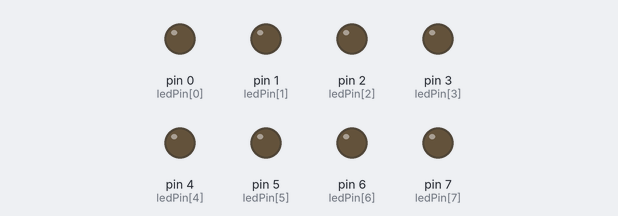
This sketch was run on a simulated Arduino Uno, built with avr-gcc and run on an emulated ATmega328P. Parts: output pins drawn as LEDs (lit = HIGH).

Above: at 0.15 s.
At 0.75 s:
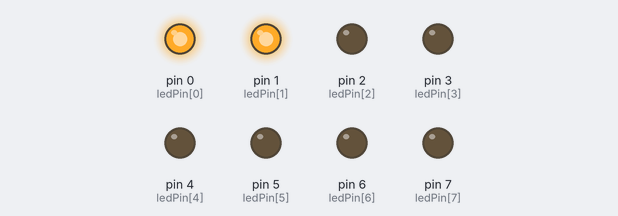
At 1.35 s:
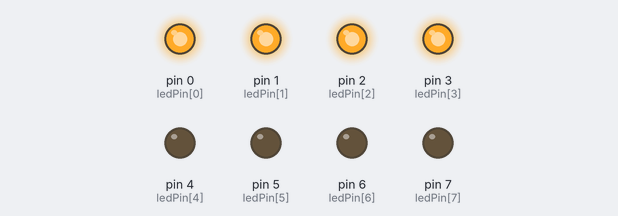
At 2.55 s:
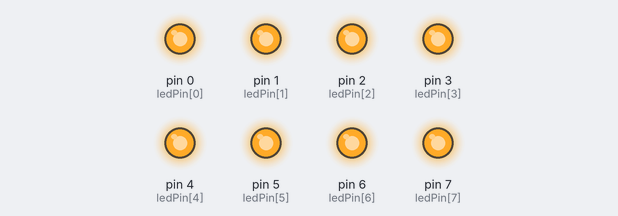
At 4.35 s:
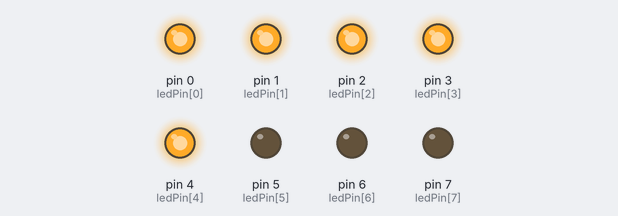
At 5.85 s:
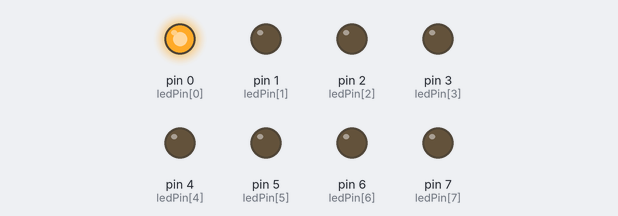
Timing chart, 0 to 6.2 s (numbered marks = the images above):
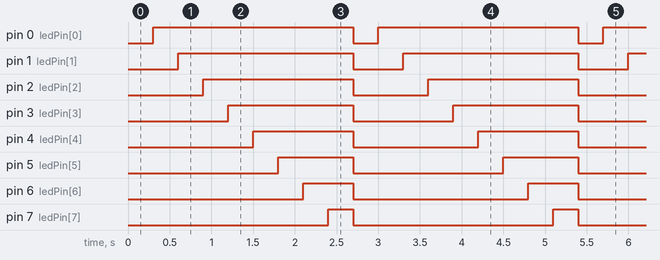

The sketch:

bai4.ino
```cpp
int ledPin[]={0,1,2,3,4,5,6,7};
void setup() {
  for(int i=0; i<8;i++){
pinMode(ledPin[i], OUTPUT);}}
void loop() {
  for(int i=0; i<8;i++){
digitalWrite(ledPin[i], LOW);}
delay(300);
for (int i=0; i<8; i++){
digitalWrite(ledPin[i], HIGH);
delay(300);}}
```

Measured:
- by itself, pin 0 (ledPin[0]): alternates HIGH for 2.4 s and LOW for 0.30 s
- by itself, pin 1 (ledPin[1]): alternates HIGH for 2.1 s and LOW for 0.60 s
- by itself, pin 2 (ledPin[2]): alternates HIGH for 1.8 s and LOW for 0.90 s
- by itself, pin 3 (ledPin[3]): alternates HIGH for 1.5 s and LOW for 1.2 s
- by itself, pin 4 (ledPin[4]): alternates HIGH for 1.2 s and LOW for 1.5 s
- by itself, pin 5 (ledPin[5]): alternates HIGH for 0.90 s and LOW for 1.8 s
- by itself, pin 6 (ledPin[6]): alternates HIGH for 0.60 s and LOW for 2.1 s
- by itself, pin 7 (ledPin[7]): alternates HIGH for 0.30 s and LOW for 2.4 s
